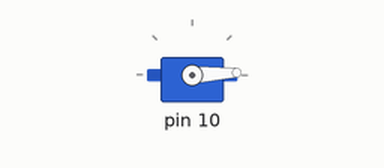
Bench run of a sketch on a simulated Arduino Uno, built with avr-gcc and run on an emulated ATmega328P. Parts: servo.

Above: at 0.05 s.
At 0.9 s:
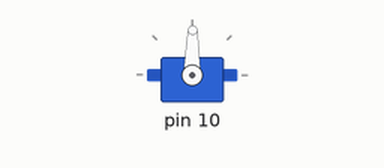
At 1.75 s:
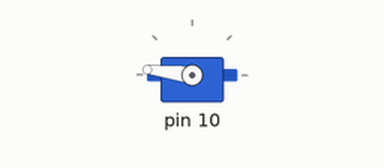
At 3.45 s:
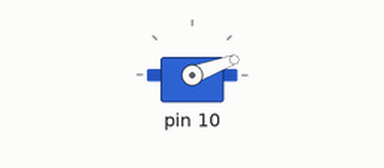
Timing chart, 0 to 8.4 s (numbered marks = the images above):
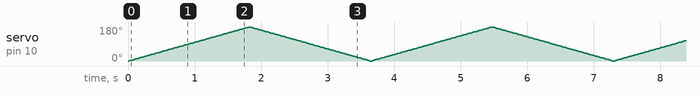

The sketch:

2_basicServo_Delay.ino
```cpp
/*
  Free open Arduino Course

  Github:
  https://github.com/ZGZMakerSpace/ArduinoCourse
  Documentation:
  https://zaragozamakerspace.com/index.php/courses/curso-basico-arduino/

  by Zaragoza Maker Space
*/

#include <Servo.h>

int motorPin;
int i;

Servo motor;

void setup() {

  motorPin = (int)(10);
  motor.attach(motorPin);

}

void loop() {
  for (i = 0; i <= 180; i++) {
    motor.write(i);
    delay(10);
  }
  for (i = 180; i >= 0; i--) {
    motor.write(i);
    delay(10);
  }

}
```
